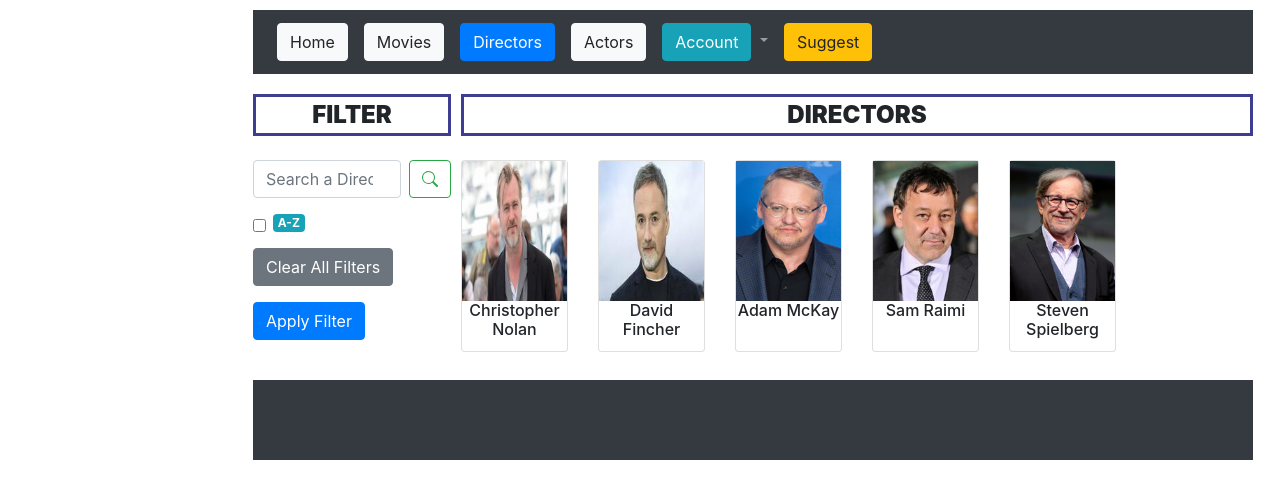
/blog/directors/, run on an earlier commit of the app's database.
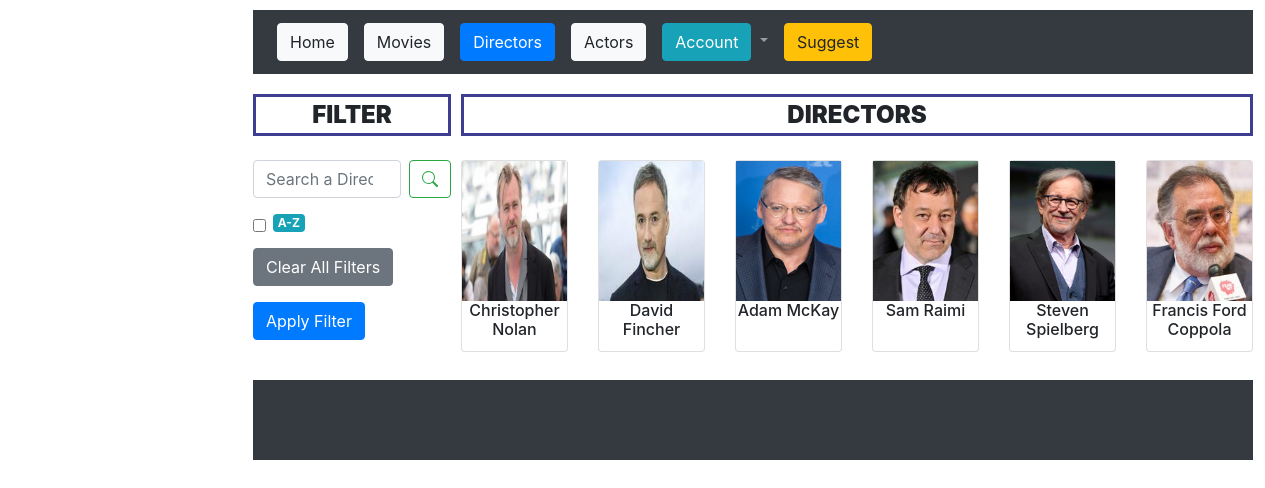
And on a later commit of the database.
### blog/models.py (models this page shows, shortened)
class Director(models.Model):
    name = models.CharField(max_length=50,blank=True)
    image = models.ImageField(upload_to="director_image",default="actor_image/ProfilePic.png",blank=True)
    review = models.TextField(default = "",blank=True)
    reference_image = models.URLField(max_length=200, default = "",blank=True)
    reference_description = models.URLField(max_length=200, default = "",blank=True)

### blog/views.py (the view)
# urls.py: path('directors/', views.directors,name="Directors"),
def directors(request):
    director_list = list(Director.objects.all())
    if request.method == "POST":
        applied_filters = list(request.POST.dict().keys())[1:]
        print(applied_filters)
        if 'A-Z'in applied_filters:
                director_list.sort(
                    key = lambda director: director.name
                )
                print("By Alfa",director_list)
        if 'search' in applied_filters:
            director_searched = request.POST['search']
            print(director_searched)
            if director_searched != '':
                final_director_list = []
                director_searched = director_searched.lower().split()
                for director in director_list:
                    director_words = director.name.lower().split(' ')
                    matched = 0
                    for word in director_words:
                        if (word in director_searched):
                            matched += 1
                    if matched >= 1:
                        final_director_list.append(director)
                director_list = final_director_list
        return render(request,"blog/directors.html",context={
            "directors_list" : director_list,
            "applied_filters" : applied_filters,
            "searched": director_searched
        })
    else:
        return render(request,"blog/directors.html",context={
            "directors_list" : director_list
        })

### blog/templates/blog/directors.html (shortened to what this page needs)
{% extends "blog/header.html" %}
{% load static %}
{% block styles %}
    {{ block.super }}
{% endblock %}
{% block content %}
<div id = "webpage">
    <nav class="navbar navbar-expand-lg navbar-dark bg-dark" id = "header">
        <div class="collapse navbar-collapse" id="navbarScroll">
          <ul class="navbar-nav mr-auto my-2 my-lg-0 navbar-nav-scroll" style="max-height: 100px;">
            <li class="nav-item">
              <a class="nav-link" href="{% url 'Home' %}">
                <button type="button" class="btn btn-light position-relative">
                    Home
                </button>
            </a>
            </li>
            <li class="nav-item">
              <a class="nav-link" href="{% url 'Movies' %}">
                <button type="button" class="btn btn-light position-relative">
                    Movies
                </button>
            </a>
            </li>
            <li class="nav-item">
                <a class="nav-link" href="{% url 'Directors' %}">
                    <button type="button" class="btn btn-primary position-relative">
                        Directors
                    </button>
                </a>
            </li>
            <li class="nav-item">
                <a class="nav-link" href="{% url 'Actors' %}">
                    <button type="button" class="btn btn-light position-relative">
                        Actors
                    </button>
                </a>
            </li>
            <li class="nav-item dropdown">
              <a class="nav-link dropdown-toggle" id="navbarScrollingDropdown" role="button" data-toggle="dropdown" aria-expanded="false">
                <button type="button" class="btn btn-info position-relative">
                    Account
                </button>
              </a>
            </li>
            <li class="nav-item">
                <a class="nav-link" href="{% url 'Suggest' %}">
                    <button type="button" class="btn btn-warning position-relative">
                        Suggest
                    </button>
                </a>
            </li>
          </ul>
        </div>
    </nav>
    <div id = "page">
        <div id = "right_side" style = "width: 20%;">
            <div class = "section_separator">
                FILTER
            </div>
            <br>
            <div>
                <form method = "POST" action="">{% csrf_token %}
                    <div class = "d-flex">
                        <input class="form-control mr-2" name = "search" type="search" placeholder="Search a Director" aria-label="Search">
                        <button class="btn btn-outline-success" type="submit">
                        </button>
                    </div>
                    <div class="form-check">
                        <input class="form-check-input" type="checkbox" name = "A-Z" id="A-Z">
                        <label class="form-check-label badge badge-info" for="A-Z">
                            A-Z
                        </label>
                    </div>
                    <button class="btn btn-secondary" type = button>Clear All Filters</button>
                    <button class="btn btn-primary" >Apply Filter</button>
                </form>
            </div>
        </div>
        <div id = "parent" style = "width: 80%;">
            <div class = "section_separator">
                DIRECTORS
            </div>
            <br>
            <div class = "row row-cols-1 row-cols-md-6">
                {% for director in directors_list %}
                <div class="col col mb-2">
                    <div class="card h-100">
                        <a href = "{% url 'DirectorsDetail' director.id %}">
                                <img src="{{ director.image.url }}" style = "max-width: 100%;max-height: 100%;" >
                        </a>
                        <h6 class="card-title" style = "text-align: center;">
                            {{ director.name }}
                        </h6>
                    </div>
                </div>
                {% endfor %}
            </div>
        </div>
    </div>
    <div id = "bottom" class = "bg-dark">
    </div>
</div>
{% endblock %}

### blog/templates/blog/header.html (shortened to what this page needs)
{% load static %}
{% block styles %}
<link href = "{% static 'blog/css/index.css' %}" rel="stylesheet" type="text/css">
<link rel="stylesheet" href="https://cdn.jsdelivr.net/npm/bootstrap@4.6.1/dist/css/bootstrap.min.css">
{% endblock %}
{% block content %}{% endblock %}

### blog/static/blog/css/index.css (style rules this page uses)
#webpage { margin-left: 20%; font-family: var(--font-letter); background-color:var(--page-background); width: 1000px; height: auto; }
#parent { width: 70%; height: auto; }
#page { display: flex; flex-direction: row; column-gap: 1%; width: 100%; height: auto; }
#right_side { width: 30%; height: auto; }
#header { width: 100%; height: 8%; margin-bottom: 2%; margin-top: 1%; }
#bottom { background-color: var(--nav-color); width: 100%; height: 10%; margin-top: 2%; }
.section_separator { text-align: center; font-size: 150%; font-weight: 900; width: auto; border: 3px solid var(--page-color); }

What changed in the data, as far as the page shows it:
added Director: image (picture), name "Francis Ford Coppola"
